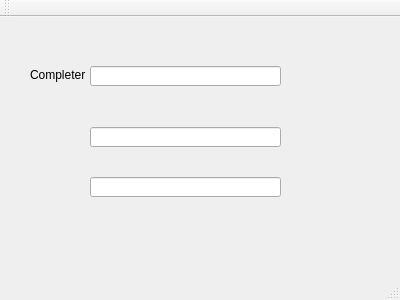
<?xml version="1.0" encoding="UTF-8"?>
<ui version="4.0">
 <class>MainWindow</class>
 <widget class="QMainWindow" name="MainWindow">
  <property name="geometry">
   <rect>
    <x>0</x>
    <y>0</y>
    <width>400</width>
    <height>300</height>
   </rect>
  </property>
  <property name="windowTitle">
   <string>MainWindow</string>
  </property>
  <widget class="QWidget" name="centralWidget">
   <widget class="QRadLineEditCompleter" name="lineEdit">
    <property name="geometry">
     <rect>
      <x>90</x>
      <y>49</y>
      <width>191</width>
      <height>20</height>
     </rect>
    </property>
   </widget>
   <widget class="QLabel" name="label">
    <property name="geometry">
     <rect>
      <x>30</x>
      <y>50</y>
      <width>61</width>
      <height>16</height>
     </rect>
    </property>
    <property name="text">
     <string>Completer</string>
    </property>
   </widget>
   <widget class="QLineEdit" name="lineEditcpf">
    <property name="geometry">
     <rect>
      <x>90</x>
      <y>110</y>
      <width>191</width>
      <height>20</height>
     </rect>
    </property>
   </widget>
   <widget class="QLineEdit" name="lineEditnome">
    <property name="geometry">
     <rect>
      <x>90</x>
      <y>160</y>
      <width>191</width>
      <height>20</height>
     </rect>
    </property>
   </widget>
  </widget>
  <widget class="QMenuBar" name="menuBar">
   <property name="geometry">
    <rect>
     <x>0</x>
     <y>0</y>
     <width>400</width>
     <height>21</height>
    </rect>
   </property>
  </widget>
  <widget class="QToolBar" name="mainToolBar">
   <attribute name="toolBarArea">
    <enum>TopToolBarArea</enum>
   </attribute>
   <attribute name="toolBarBreak">
    <bool>false</bool>
   </attribute>
  </widget>
  <widget class="QStatusBar" name="statusBar"/>
 </widget>
 <layoutdefault spacing="6" margin="11"/>
 <customwidgets>
  <customwidget>
   <class>QRadLineEditCompleter</class>
   <extends>QLineEdit</extends>
   <header location="global">qradlineeditcompleter.h</header>
  </customwidget>
 </customwidgets>
 <resources/>
 <connections/>
</ui>
